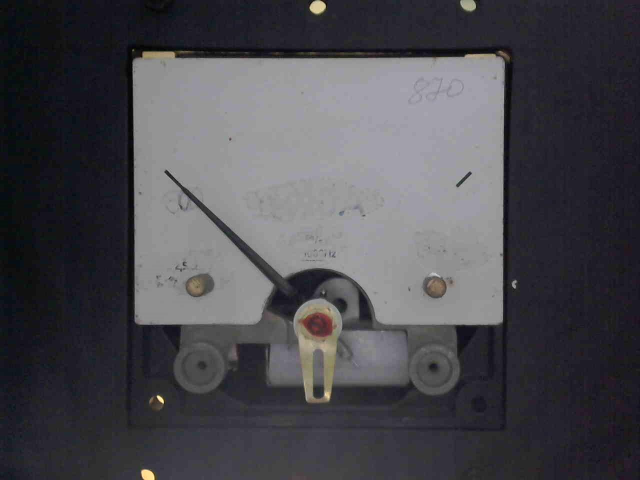
%> input picture res0.jpg, 1280 x 960 px (shown at 1/2 size)
$ octave checkGetAngle.m   (GNU Octave 9; MATLAB toolbox functions it lacks are replaced by stand-ins)
%> lines starting %> are read from the running program, lines starting %| are printed output that depends on the picture; in (x1, y1, x2, y2) boxes, pixels count from 0 and x2, y2 are one past the last pixel; in counts of white or black regions, pixels touching at a corner belong together; the program's own positions count from 1
%> further down, image is the input picture: size 960x1280x3 uint8; mean R, G, B 73.9, 72.9, 78.3
### Scripts/cropScale.m
function [ box ] = cropScale( frame )
%Оставить только стрелку
%frame - рисунок
%box - прямоугольник для обрезки

%Масштабирование для повышения скорости
image = imresize(frame,0.25);
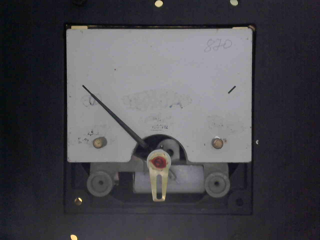
%> image: size 240x320x3 uint8; mean R, G, B 73.9, 72.9, 78.3
%figure,imshow(image); return;
gray = rgb2gray(image);

%Метод Оцу для трех областей
idx = uint8(otsu(gray,3));
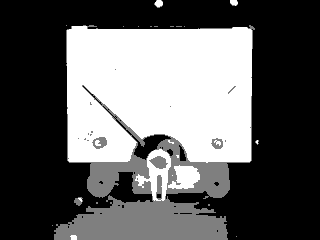
%> idx: size 240x320 uint8; min 1, max 3, mean 1.76; drawn with min black and max white
%figure,imshow(IDX);
%Удалить один светлый объект
bw = im2bw(gray);
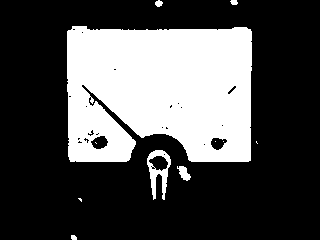
%> bw: size 240x320 logical; 30.2% white; 11 white regions (5 under 20 px), largest, box (x1, y1, x2, y2) and area: (67, 26, 252, 162) 22411, (147, 150, 171, 200) 519, (177, 166, 191, 181) 119, (155, 0, 163, 7) 40, (230, 0, 238, 5) 32, (71, 235, 77, 240) 26
bw(idx==1) = 0;
bw(idx==2) = 0;
bw(idx==3) = 1;
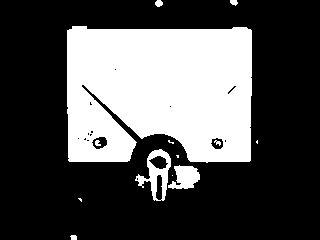
%> bw: size 240x320 logical; 31.4% white; 13 white regions (5 under 20 px), largest, box (x1, y1, x2, y2) and area: (67, 26, 252, 163) 22689, (135, 149, 171, 201) 722, (168, 165, 200, 189) 508

% [11 lines of commented-out code are left out]

bw = bwareaopen(bw,250);
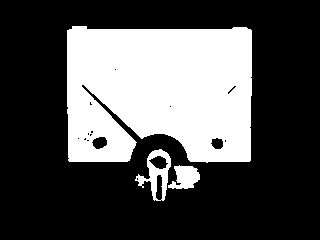
%> bw: size 240x320 logical; 31.1% white; 3 white regions, box (x1, y1, x2, y2) and area: (67, 26, 252, 163) 22689, (135, 149, 171, 201) 722, (168, 165, 200, 189) 508
%figure,imshow(bw); return;

%se = strel('disk',3);
%bw = imclose(bw,se);

bw = imfill(bw,'holes');
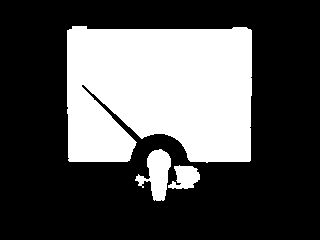
%> bw: size 240x320 logical; 31.9% white; 3 white regions, box (x1, y1, x2, y2) and area: (67, 26, 252, 163) 22963, (135, 149, 171, 201) 1003, (168, 165, 200, 189) 508
%figure,imshow(bw); return;

%Определить подходящий по характеристикам объект
stats = regionprops(bw,'Area', 'Perimeter');
%> stats = 3 regions; Area and Perimeter: 22963 807.9, 1003 174.6, 508 114.9
areas = cat(1,stats.Area)
%> areas = [22963; 1003; 508]
perimeters = cat(1,stats.Perimeter)
%> perimeters = [807.9; 174.6; 114.9]
%return;

%Найти индексы областей с нужными параметрами
indexes = find((areas>2500)&(perimeters>250)&(areas./perimeters.^2<1/5)&(areas./perimeters.^2>1/50));
%> indexes = 1
%Удалить с изображения ненужные области
labels = bwlabel(bw);
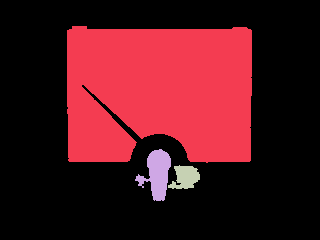
%> labels: size 240x320 double; 4 distinct labels, from 0 to 3; one colour per label, 0 black
[height, width] = size(bw);
%> height = 240; width = 320
%> the run ends on the next line
wanted = boolean(zeros(height,width));
for i=1:size(indexes,1)
    wanted = (wanted)|(labels==indexes(i));
end
bw = wanted;

%figure,imshow(bw); return;

%Оставить только один максимальной площади
stats = regionprops(bw,'Area');
areas = cat(1,stats.Area);
%Максимальная площадь
maxArea = max(areas(:));
index = find(maxArea);
labeledImage = bwlabel(bw);
bw = ismember(labeledImage, index);
%figure, imshow(bw);

stats = regionprops(bw,'BoundingBox');
boundingBoxes = cat(1,stats.BoundingBox);

%Результат - координаты обрезки шкалы
box = boundingBoxes*4;

%rgbIm = imcrop(origin,box);

end

### Scripts/checkGetAngle.m
clc; clear all; close all;
% [6 lines of commented-out code are left out]

image=imread('res0.jpg');
%figure,imshow(image);
box = cropScale(image);
